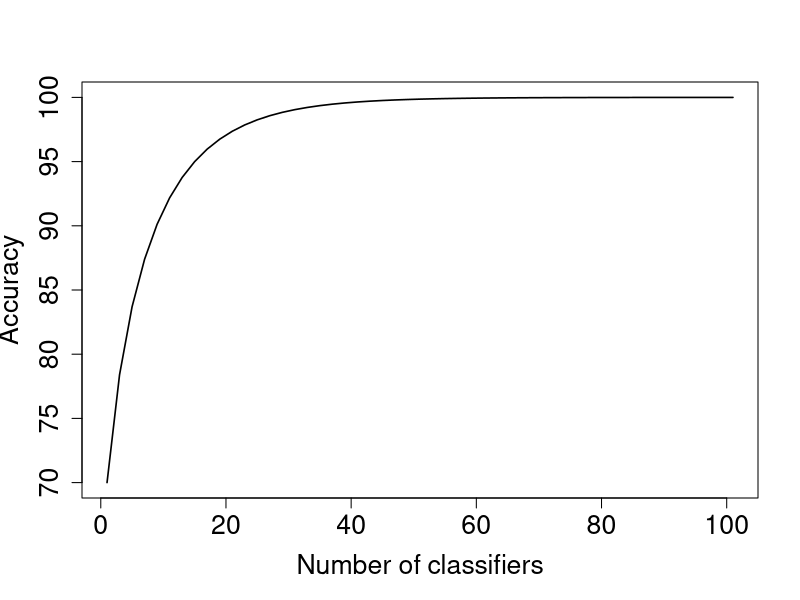

This chart was generated by the following R code:
## ---- chunk 1
x <- seq(1, 101, by=2)
y <- sapply(x, function(x) 1-pbinom(floor(x/2), x, .7))
plot(x, 100*y, type="l", lty=1, lwd=1.6, xlab="Number of classifiers", ylab="Accuracy", cex.axis=1.6, cex.lab=1.6)
